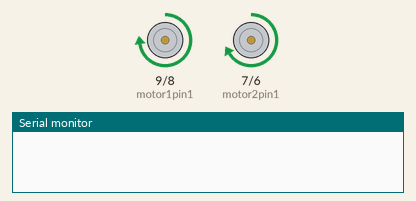
Simulated run of this sketch. Board: Arduino Uno, built with avr-gcc and run on an emulated ATmega328P. Parts: motor-driver pin pairs drawn as motors (green arrow = first pin HIGH = forward, orange = second pin HIGH = backward, longer = more drive, scaled by the enable pin), the last lines printed to the serial monitor. At 26.5 s the program stops and its outputs stay as they are.

Above: at 8.1 s.
At 16.0 s:
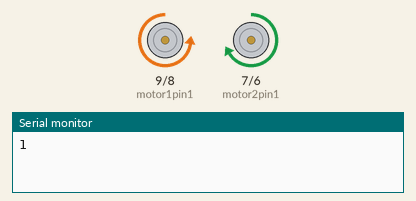
At 26.5 s:
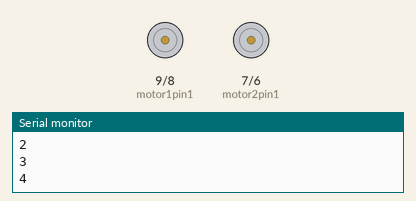
Timing chart, 0 to 28.0 s (numbered marks = the images above):
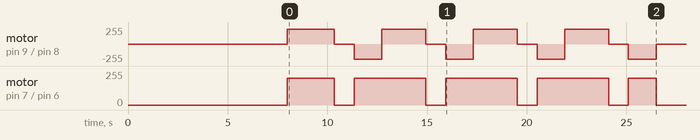

The sketch:

task_4_code_2_actuators.ino
```cpp
int ENA = 10;
int motor1pin1 = 9;
int motor1pin2 = 8;
int motor2pin1 = 7;
int motor2pin2 = 6;
int ENB = 5;

int max_speed = 200;
int delay_time = 1385; //delay time for turn functions

void setup() {
  Serial.begin(9600);
  pinMode(motor1pin1, OUTPUT);
  pinMode(motor1pin2, OUTPUT);
  pinMode(ENA, OUTPUT);
  pinMode(motor2pin1, OUTPUT);
  pinMode(motor2pin2, OUTPUT);
  pinMode(ENB, OUTPUT);

  delay(8000);
}

void loop() {
  analogWrite(ENA, max_speed+25); //Controlling speed (0 = off and 255 = max speed)
  analogWrite(ENB, max_speed); //Controlling speed (0 = off and 255 = max speed)

  forward();
  delay(150);

  for(int i=1; i<=4; i++){
    forward();
    delay(2200);
    FINISH(); //Movement 1
    delay(1000);

    right_turn_90();

    Serial.println(i);
  }
  exit(0);
}

void forward() {

  digitalWrite(motor1pin1, HIGH);
  digitalWrite(motor1pin2, LOW);

  digitalWrite(motor2pin1, HIGH);
  digitalWrite(motor2pin2, LOW);

}

void left() {

  digitalWrite(motor1pin1, HIGH);
  digitalWrite(motor1pin2, LOW);

  digitalWrite(motor2pin1, LOW);
  digitalWrite(motor2pin2, HIGH);

}

void right() {

  digitalWrite(motor1pin1, LOW);
  digitalWrite(motor1pin2, HIGH);

  digitalWrite(motor2pin1, HIGH);
  digitalWrite(motor2pin2, LOW);
}

void backward() {

  digitalWrite(motor1pin1, LOW);
  digitalWrite(motor1pin2, HIGH);

  digitalWrite(motor2pin1, LOW);
  digitalWrite(motor2pin2, HIGH);

}

void FINISH() {

  digitalWrite(motor1pin1, LOW);
  digitalWrite(motor1pin2, LOW);

  digitalWrite(motor2pin1, LOW);
  digitalWrite(motor2pin2, LOW);
}

void right_turn_90() {
  right();
  delay(delay_time);
  FINISH();
}

void left_turn_90() {
  left();
  delay(delay_time + 50);
  FINISH();
}
```

Measured:
- by itself, motor on pin 9 (motor1pin1) / pin 8 (motor1pin2): repeats every 4.6 s: stopped 1.0 s, backward 225/255 1.4 s, forward 225/255 2.2 s
- by itself, motor on pin 7 (motor2pin1) / pin 6 (motor2pin2): goes forward 200/255 2.4 s, 3 × (stopped 1.0 s, forward 200/255 3.6 s), stopped 1.0 s, forward 200/255 1.4 s, then stopped
